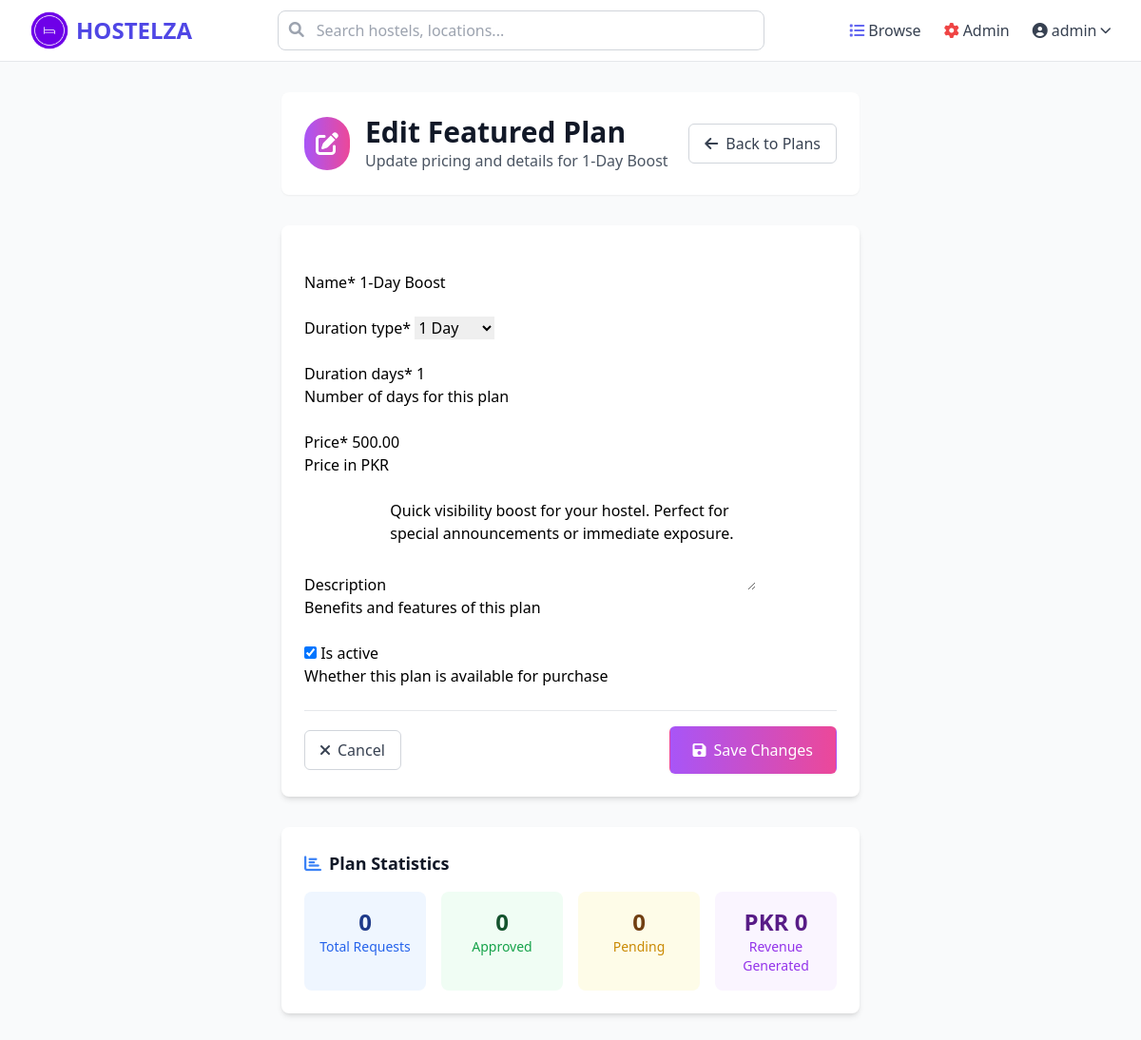
The page /admin-dashboard/featured/plans/1/edit/ (signed in) on the database its author committed.
### hostels/models.py (models this page shows, shortened)
class User(AbstractUser):
    ROLE_CHOICES = [
        ('owner', 'Hostel Owner'),
        ('student', 'Student/Client'),
        ('admin', 'Admin'),
    ]
    role = models.CharField(max_length=10, choices=ROLE_CHOICES, default='student')
    phone_number = models.CharField(max_length=20, blank=True)
    whatsapp_number = models.CharField(max_length=20, blank=True)
    profile_picture = models.ImageField(
        upload_to='profile_pictures/',
        blank=True,
        validators=[FileExtensionValidator(allowed_extensions=['jpg', 'jpeg', 'png'])]
    )
    email_verified = models.BooleanField(default=False)
    created_at = models.DateTimeField(auto_now_add=True)
    updated_at = models.DateTimeField(auto_now=True)

class FeaturedPlan(models.Model):
    DURATION_CHOICES = [
        ('1_day', '1 Day'),
        ('1_week', '1 Week'),
        ('1_month', '1 Month'),
    ]
    name = models.CharField(max_length=50, unique=True)
    duration_type = models.CharField(max_length=20, choices=DURATION_CHOICES, unique=True)
    duration_days = models.IntegerField(help_text="Number of days for this plan")
    price = models.DecimalField(max_digits=10, decimal_places=2, help_text="Price in PKR")
    description = models.TextField(blank=True, help_text="Benefits and features of this plan")
    is_active = models.BooleanField(default=True, help_text="Whether this plan is available for purchase")
    created_at = models.DateTimeField(auto_now_add=True)
    updated_at = models.DateTimeField(auto_now=True)
    class Meta:
        ordering = ['duration_days']

### hostels/views.py (the view, shortened to what this page needs)
# urls.py: path('admin-dashboard/featured/plans/<int:pk>/edit/', views.FeaturedPlanUpdateView.as_view(), name='edit_featured_plan'),
class FeaturedPlanUpdateView(AdminRequiredMixin, UpdateView):
    model = FeaturedPlan
    form_class = FeaturedPlanForm
    template_name = 'hostels/admin/featured_plan_form.html'
    success_url = reverse_lazy('hostels:admin_featured_plans')
    def get_context_data(self, **kwargs):
        context = super().get_context_data(**kwargs)
        plan = self.object
        context['approved_count'] = plan.requests.filter(status='approved').count()
        context['pending_count'] = plan.requests.filter(status='pending').count()
        context['total_revenue'] = sum(
            request.plan.price for request in plan.requests.filter(status='approved')
        )
        return context

### hostels/views.py (called while the page is built)
    def test_func(self):
        return self.request.user.is_authenticated and (
            self.request.user.role == 'admin' or self.request.user.is_superuser
        )

### templates/hostels/admin/featured_plan_form.html (shortened to what this page needs)
{% extends 'base.html' %}
{% load crispy_forms_tags %}
{% block content %}
<div class="min-h-screen bg-gray-50 py-8">
    <div class="max-w-2xl mx-auto px-4 sm:px-6 lg:px-8">
        <div class="bg-white rounded-lg shadow-sm p-6 mb-8">
            <div class="flex items-center justify-between">
                <div class="flex items-center space-x-4">
                    <div class="p-3 bg-gradient-to-r from-purple-500 to-pink-500 rounded-full text-white">
                        <i class="fas fa-edit text-2xl"></i>
                    </div>
                    <div>
                        <h1 class="text-3xl font-bold text-gray-900">Edit Featured Plan</h1>
                        <p class="text-gray-600">Update pricing and details for {{ object.name }}</p>
                    </div>
                </div>
                <a href="{% url 'hostels:admin_featured_plans' %}"
                   class="inline-flex items-center px-4 py-2 border border-gray-300 rounded-md text-gray-700 hover:bg-gray-50">
                    <i class="fas fa-arrow-left mr-2"></i>Back to Plans
                </a>
            </div>
        </div>
        <div class="bg-white rounded-lg shadow-md p-6">
            <form method="post" class="space-y-6">
                {{ form|crispy }}
                <div class="flex justify-between items-center pt-4 border-t border-gray-200">
                    <a href="{% url 'hostels:admin_featured_plans' %}"
                       class="inline-flex items-center px-4 py-2 border border-gray-300 rounded-md text-gray-700 hover:bg-gray-50">
                        <i class="fas fa-times mr-2"></i>Cancel
                    </a>
                    <button type="submit"
                            class="inline-flex items-center px-6 py-3 border border-transparent rounded-md shadow-sm text-white bg-gradient-to-r from-purple-500 to-pink-500 hover:from-purple-600 hover:to-pink-600 focus:outline-none focus:ring-2 focus:ring-offset-2 focus:ring-purple-500 transition-all duration-200">
                        <i class="fas fa-save mr-2"></i>Save Changes
                    </button>
                </div>
            </form>
        </div>
        <div class="bg-white rounded-lg shadow-md p-6 mt-8">
            <h3 class="text-lg font-semibold text-gray-900 mb-4 flex items-center">
                <i class="fas fa-chart-bar text-blue-500 mr-2"></i>
                Plan Statistics
            </h3>
            <div class="grid grid-cols-1 md:grid-cols-4 gap-4">
                <div class="text-center p-4 bg-blue-50 rounded-lg">
                    <div class="text-2xl font-bold text-blue-900">{{ object.requests.count }}</div>
                    <div class="text-sm text-blue-600">Total Requests</div>
                </div>
                        <div class="text-center p-4 bg-green-50 rounded-lg">
                            <div class="text-2xl font-bold text-green-900">{{ approved_count }}</div>
                            <div class="text-sm text-green-600">Approved</div>
                        </div>
                        <div class="text-center p-4 bg-yellow-50 rounded-lg">
                            <div class="text-2xl font-bold text-yellow-900">{{ pending_count }}</div>
                            <div class="text-sm text-yellow-600">Pending</div>
                        </div>                <div class="text-center p-4 bg-purple-50 rounded-lg">
                    <div class="text-2xl font-bold text-purple-900">
                        PKR {{ total_revenue|default:0|floatformat:0 }}
                    </div>
                    <div class="text-sm text-purple-600">Revenue Generated</div>
                </div>
            </div>
        </div>
    </div>
</div>
{% endblock %}

### templates/base.html (shortened to what this page needs)
{% load static %}
<!DOCTYPE html>
<html lang="en" class="h-full">
<head>
    <script src="https://cdn.tailwindcss.com"></script>
    <link rel="stylesheet" href="https://cdnjs.cloudflare.com/ajax/libs/font-awesome/6.0.0/css/all.min.css">
</head>
<body class="h-full bg-gray-50">
    <div class="min-h-full">
        <nav class="bg-white shadow-sm border-b">
            <div class="max-w-7xl mx-auto px-4 sm:px-6 lg:px-8">
                <div class="flex justify-between items-center h-16">
                    <div class="flex items-center">
                        <a href="{% url 'hostels:home' %}" class="flex items-center">
                            <img src="{% static 'main_logo.png' %}" alt="HOSTELZA" class="h-10 w-auto mr-2">
                            <span class="text-2xl font-bold text-indigo-600">HOSTELZA</span>
                        </a>
                    </div>
                    <div class="hidden md:block flex-1 max-w-lg mx-8">
                        <form method="GET" action="{% url 'hostels:hostel_list' %}" class="relative">
                            <input
                                type="text"
                                name="q"
                                placeholder="Search hostels, locations..."
                                class="w-full pl-10 pr-4 py-2 border border-gray-300 rounded-lg focus:ring-2 focus:ring-indigo-500 focus:border-indigo-500 transition-all duration-300 hover:shadow-md"
                            >
                            <i class="fas fa-search absolute left-3 top-3 text-gray-400 transition-colors duration-300"></i>
                        </form>
                    </div>
                    <div class="hidden md:flex items-center space-x-6">
                        <a href="{% url 'hostels:hostel_list' %}" class="text-gray-700 hover:text-indigo-600 transition-colors duration-300 font-medium relative group">
                            <i class="fas fa-list mr-1 text-indigo-500"></i>Browse
                        </a>
                        {% if user.is_authenticated %}
                            {% if user.role == 'owner' %}
                                <a href="{% url 'hostels:owner_dashboard' %}" class="text-gray-700 hover:text-indigo-600 transition-colors duration-300 font-medium relative group">
                                    <i class="fas fa-tachometer-alt mr-1 text-green-500"></i>Dashboard
                                    <span class="absolute -bottom-2 left-0 w-0 h-0.5 bg-green-500 transition-all duration-300 group-hover:w-full"></span>
                                </a>
                            {% elif user.role == 'admin' %}
                                <a href="{% url 'hostels:admin_dashboard' %}" class="text-gray-700 hover:text-indigo-600 transition-colors duration-300 font-medium relative group">
                                    <i class="fas fa-cog mr-1 text-red-500"></i>Admin
                                </a>
                            {% endif %}
                            <div class="relative" id="user-dropdown">
                                <button onclick="toggleDropdown()" class="flex items-center text-gray-700 hover:text-indigo-600">
                                    <i class="fas fa-user-circle mr-1"></i>
                                    {{ user.username }}
                                    <i class="fas fa-chevron-down ml-1 text-xs"></i>
                                </button>
                            </div>
                        {% else %}
                            <a href="{% url 'hostels:login' %}" class="text-gray-700 hover:text-indigo-600">Login</a>
                            <a href="{% url 'hostels:register' %}" class="bg-indigo-600 text-white px-4 py-2 rounded-lg hover:bg-indigo-700 transition-colors">
                                Sign Up
                            </a>
                        {% endif %}
                    </div>
                </div>
            </div>
        </nav>
        <main>
            {% block content %}
            {% endblock %}
        </main>
    </div>
</body>
</html>

### rows shown on the page
User: username "admin"
FeaturedPlan: name "1-Day Boost", duration_type "1 Day", duration_days "1", price "500.00", description "Quick visibility boost for your hostel. Perfect for special announcements or immediate exposure.", is_active "☑", requests.count "0"

### other values the page prints
{{ approved_count }} "0"
{{ pending_count }} "0"
{{ total_revenue|default:0|floatformat:0 }} "0"
